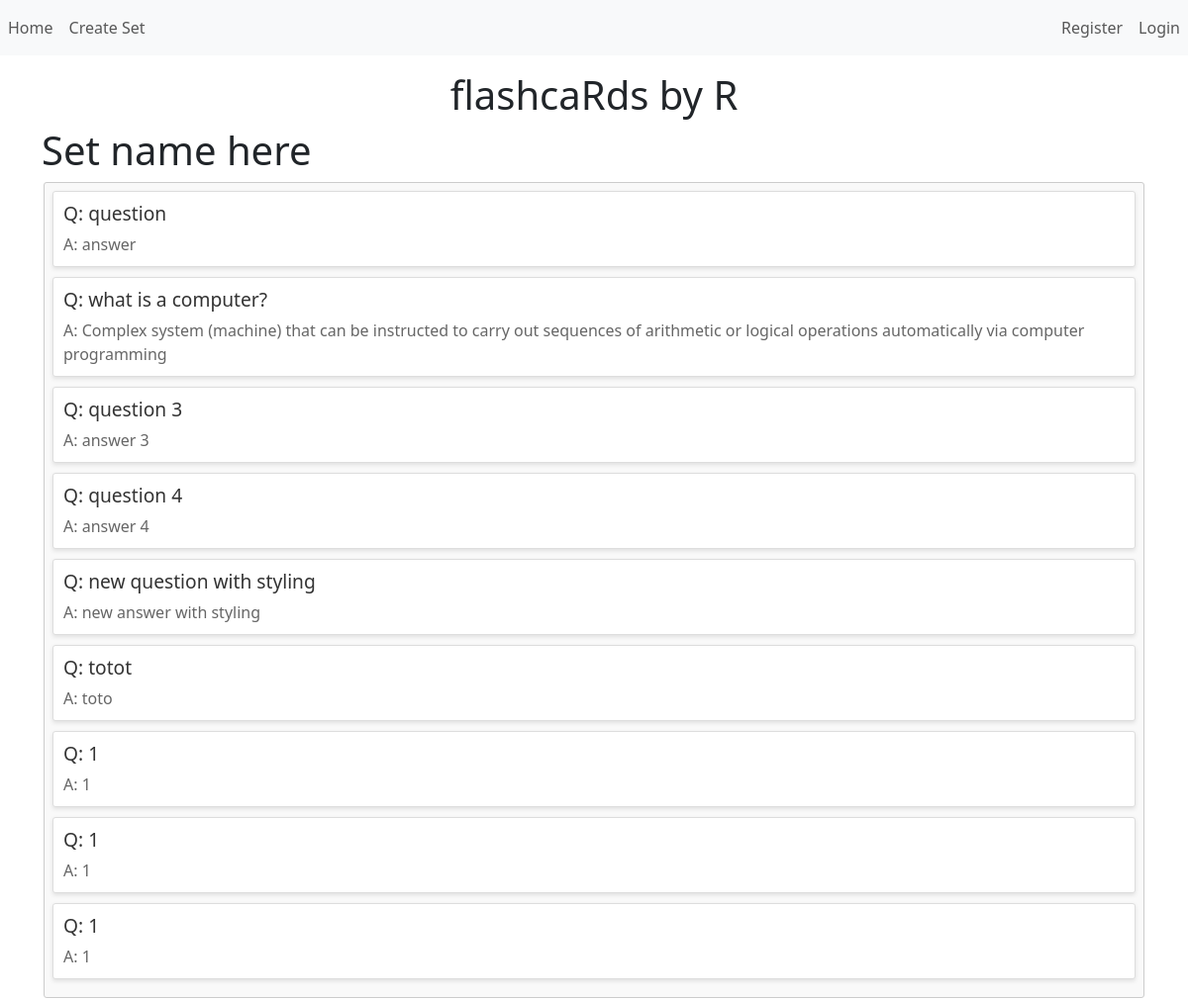
The app's page /view_set, older data.
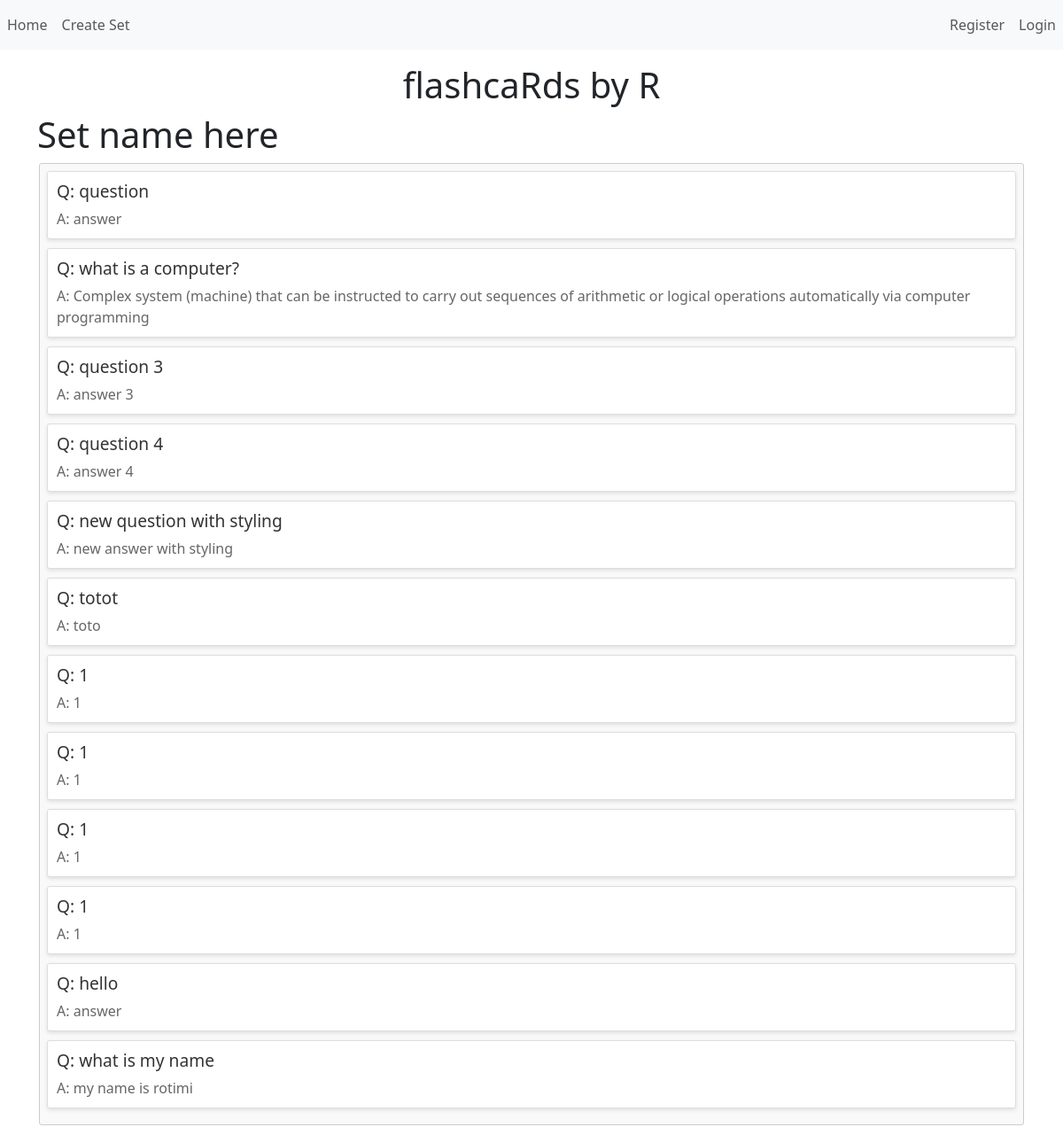
The same page, newer data.
### app/models.py (models this page shows, shortened)
class FlashCard(db.Model):
    __tablename__ = "flashcards"
    flashcard_id = db.Column(db.Integer, primary_key=True)
    question = db.Column(db.String(100), nullable=False)
    answer = db.Column(db.String(100), nullable=False)
    user_id = db.Column(db.Integer, db.ForeignKey('users.user_id'), nullable=False)

### app/views.py (the view)
@app.route("/view_set")
def view_set():
    flashcards = FlashCard.query.filter_by().all()
    return render_template('view_set.html', flashcards=flashcards)

### app/templates/view_set.html (shortened to what this page needs)
{% extends "base.html" %}
{% block content %}
<h1>Set name here</h1>
<div class="flashcard-container">
    {% for flashcard in flashcards %}
    <div class="flashcard">
        <h2>Q: {{flashcard.question}}</h2>
        <p>A: {{flashcard.answer}}</p>
    </div>
    {% endfor %}
</div>
{% endblock %}

### app/templates/base.html (shortened to what this page needs)
<!DOCTYPE html>
<html lang="en">
<head>
    <link href="https://cdn.jsdelivr.net/npm/bootstrap@5.3.2/dist/css/bootstrap.min.css" rel="stylesheet">
</head>
<body>
    <nav class="navbar navbar-expand-lg navbar-light bg-light mb-3">
        <ul class="navbar-nav me-auto">
            <li class="nav-item active"><a class="nav-link" href="{{ url_for ('home')}}">Home</a></li>
            <li class="nav-item active"><a class="nav-link" href="{{ url_for ('create')}}">Create Set</a></li>
        </ul>
        <ul class="navbar-nav ms-auto">
            {% if current_user.is_authenticated %}
            <li class="nav-item active"><a class="nav-link" href="{{ url_for ('account')}}">Account</a></li>
            <li class="nav-item active"><a class="nav-link" href="{{ url_for ('logout')}}">Logout</a></li>
            {% else %}
                <li class="nav-item active"><a class="nav-link" href="{{ url_for ('register')}}">Register</a></li>
                <li class="nav-item active"><a class="nav-link" href="{{ url_for ('login')}}">Login</a></li>
            {% endif%}
        </ul>
    </nav>
    <main class="container">
    <h1 class="text-center"> flashcaRds by R</h1>
    {% block content %}
    {% endblock %}
    </main>
</body>
</html>

### app/templates/view_set.html (style rules this page uses)
.flashcard-container { margin: 2px; padding: 8px; border: 1px solid #ccc; border-radius: 3px; background-color: #f9f9f9; }
.flashcard { padding: 10px; margin-bottom: 10px; background-color: #fff; border: 1px solid #ddd; border-radius: 3px; box-shadow: 0 2px 4px rgba(0, 0, 0, 0.1); }
.flashcard h2 { margin-top: 0; font-size: 1.2em; color: #333; }
.flashcard p { margin-bottom: 0; color: #666; }

Row changes from the older to the newer data that the page shows:
added FlashCard: question "1", answer "1"
added FlashCard: question "hello", answer "answer"
added FlashCard: question "what is my name", answer "my name is rotimi"
